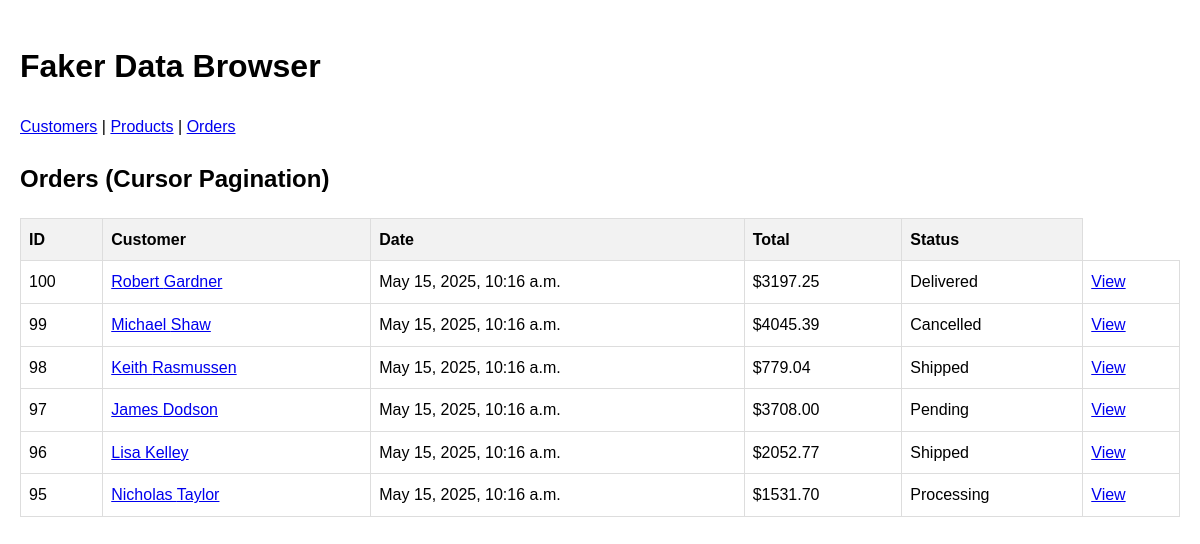
The app's page /api/orders/ with its own data.
### api/models.py (models this page shows, shortened)
class Order(models.Model):
    customer = models.ForeignKey(Customer, on_delete=models.CASCADE)
    products = models.ManyToManyField(Product, through='OrderItem')
    order_date = models.DateTimeField(auto_now_add=True)
    total_amount = models.DecimalField(max_digits=10, decimal_places=2)
    status = models.CharField(max_length=20, choices=[
        ('pending', 'Pending'),
        ('processing', 'Processing'),
        ('shipped', 'Shipped'),
        ('delivered', 'Delivered'),
        ('cancelled', 'Cancelled')
    ])
    payment_method = models.CharField(max_length=50)

class Customer(models.Model):
    first_name = models.CharField(max_length=100)
    last_name = models.CharField(max_length=100)
    email = models.EmailField(unique=True)
    phone = models.CharField(max_length=20)
    address = models.TextField()
    city = models.CharField(max_length=100)
    state = models.CharField(max_length=100)
    zip_code = models.CharField(max_length=20)
    created_at = models.DateTimeField(auto_now_add=True)
    updated_at = models.DateTimeField(auto_now=True)

### api/views.py (the view)
def order_list(request):
    orders = Order.objects.all().order_by('-order_date')
    cursor = request.GET.get('cursor', None)
    per_page = 6
    paginator = CustomPaginator(orders, per_page=per_page, cursor=cursor)
    page = paginator.get_page()
    return render(request, 'api/order_list.html', {
        'orders': page,
        'next_cursor': paginator.get_next_cursor(),
        'prev_cursor': paginator.get_prev_cursor()
    })

### api/pagination.py (called while the page is built, shortened)
    def get_page(self):
        if self.limit is not None:
            end = self.offset + self.limit
            return list(self.queryset[self.offset:end])
        else:
            paginator = Paginator(self.queryset, self.per_page)
            return paginator.page(1)

    def get_next_cursor(self):
        if self.cursor is not None:
            try:
                return str(int(self.cursor) + self.per_page)
            except (ValueError, TypeError):
                return str(self.per_page)
        return None

    def get_prev_cursor(self):
        if self.cursor is not None:
            try:
                prev = max(0, int(self.cursor) - self.per_page)
                return str(prev) if prev > 0 else None
            except (ValueError, TypeError):
                return None
        return None

### api/templates/api/order_list.html (shortened to what this page needs)
{% extends 'api/base.html' %}
{% block content %}
    <h2>Orders (Cursor Pagination)</h2>
    <table>
        <thead>
            <tr>
                <th>ID</th>
                <th>Customer</th>
                <th>Date</th>
                <th>Total</th>
                <th>Status</th>
            </tr>
        </thead>
        <tbody>
            {% for order in orders %}
            <tr>
                <td>{{ order.id }}</td>
                <td><a href="{% url 'customer-detail' order.customer.id %}">{{ order.customer.first_name }} {{ order.customer.last_name }}</a></td>
                <td>{{ order.order_date }}</td>
                <td>${{ order.total_amount }}</td>
                <td>{{ order.status|title }}</td>
                <td><a href="{% url 'order-detail' order.id %}">View</a></td>
            </tr>
            {% endfor %}
        </tbody>
    </table>
{% endblock %}

### api/templates/api/base.html (style rules this page uses)
body { font-family: Arial, sans-serif; line-height: 1.6; margin: 0; padding: 20px; }
table { border-collapse: collapse; width: 100%; }
th, td { border: 1px solid #ddd; padding: 8px; text-align: left; }
th { background-color: #f2f2f2; }

### records on screen
Order: id "100", customer.first_name "Robert", customer.last_name "Gardner", order_date "May 15, 2025, 10:16 a.m.", total_amount "3197.25", status "Delivered"
Order: id "99", customer.first_name "Michael", customer.last_name "Shaw", order_date "May 15, 2025, 10:16 a.m.", total_amount "4045.39", status "Cancelled"
Order: id "98", customer.first_name "Keith", customer.last_name "Rasmussen", order_date "May 15, 2025, 10:16 a.m.", total_amount "779.04", status "Shipped"
Order: id "97", customer.first_name "James", customer.last_name "Dodson", order_date "May 15, 2025, 10:16 a.m.", total_amount "3708.00", status "Pending"
Order: id "96", customer.first_name "Lisa", customer.last_name "Kelley", order_date "May 15, 2025, 10:16 a.m.", total_amount "2052.77", status "Shipped"
Order: id "95", customer.first_name "Nicholas", customer.last_name "Taylor", order_date "May 15, 2025, 10:16 a.m.", total_amount "1531.70", status "Processing"
